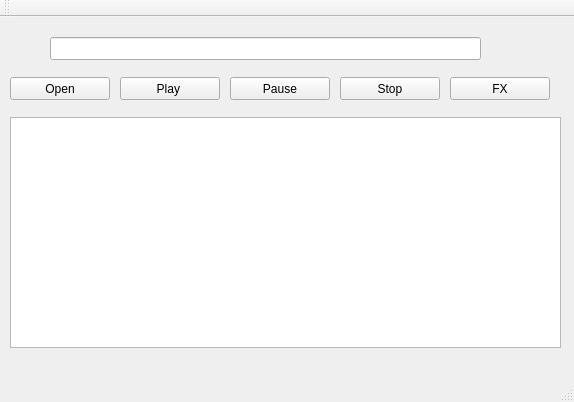
<?xml version="1.0" encoding="UTF-8"?>
<ui version="4.0">
 <class>VrokMain</class>
 <widget class="QMainWindow" name="VrokMain">
  <property name="geometry">
   <rect>
    <x>0</x>
    <y>0</y>
    <width>574</width>
    <height>402</height>
   </rect>
  </property>
  <property name="windowTitle">
   <string>VrokMain</string>
  </property>
  <widget class="QWidget" name="centralWidget">
   <widget class="QPushButton" name="btnPlay">
    <property name="geometry">
     <rect>
      <x>120</x>
      <y>60</y>
      <width>100</width>
      <height>23</height>
     </rect>
    </property>
    <property name="text">
     <string>Play </string>
    </property>
    <property name="flat">
     <bool>false</bool>
    </property>
   </widget>
   <widget class="QLineEdit" name="txtFile">
    <property name="geometry">
     <rect>
      <x>50</x>
      <y>20</y>
      <width>431</width>
      <height>23</height>
     </rect>
    </property>
    <property name="readOnly">
     <bool>true</bool>
    </property>
   </widget>
   <widget class="QPushButton" name="btnFX">
    <property name="geometry">
     <rect>
      <x>450</x>
      <y>60</y>
      <width>100</width>
      <height>23</height>
     </rect>
    </property>
    <property name="text">
     <string>FX</string>
    </property>
    <property name="checkable">
     <bool>true</bool>
    </property>
    <property name="checked">
     <bool>false</bool>
    </property>
   </widget>
   <widget class="QPushButton" name="btnStop">
    <property name="geometry">
     <rect>
      <x>340</x>
      <y>60</y>
      <width>100</width>
      <height>23</height>
     </rect>
    </property>
    <property name="text">
     <string>Stop</string>
    </property>
   </widget>
   <widget class="QPushButton" name="btnOpen">
    <property name="geometry">
     <rect>
      <x>10</x>
      <y>60</y>
      <width>100</width>
      <height>23</height>
     </rect>
    </property>
    <property name="text">
     <string>Open</string>
    </property>
    <property name="flat">
     <bool>false</bool>
    </property>
   </widget>
   <widget class="QPushButton" name="btnPause">
    <property name="geometry">
     <rect>
      <x>230</x>
      <y>60</y>
      <width>100</width>
      <height>23</height>
     </rect>
    </property>
    <property name="text">
     <string>Pause</string>
    </property>
   </widget>
   <widget class="QGraphicsView" name="gvBox">
    <property name="geometry">
     <rect>
      <x>10</x>
      <y>100</y>
      <width>551</width>
      <height>231</height>
     </rect>
    </property>
   </widget>
  </widget>
  <widget class="QMenuBar" name="menuBar">
   <property name="geometry">
    <rect>
     <x>0</x>
     <y>0</y>
     <width>574</width>
     <height>21</height>
    </rect>
   </property>
  </widget>
  <widget class="QToolBar" name="mainToolBar">
   <attribute name="toolBarArea">
    <enum>TopToolBarArea</enum>
   </attribute>
   <attribute name="toolBarBreak">
    <bool>false</bool>
   </attribute>
  </widget>
  <widget class="QStatusBar" name="statusBar"/>
 </widget>
 <layoutdefault spacing="6" margin="11"/>
 <resources/>
 <connections/>
 <slots>
  <slot>onPlayClicked()</slot>
 </slots>
</ui>
